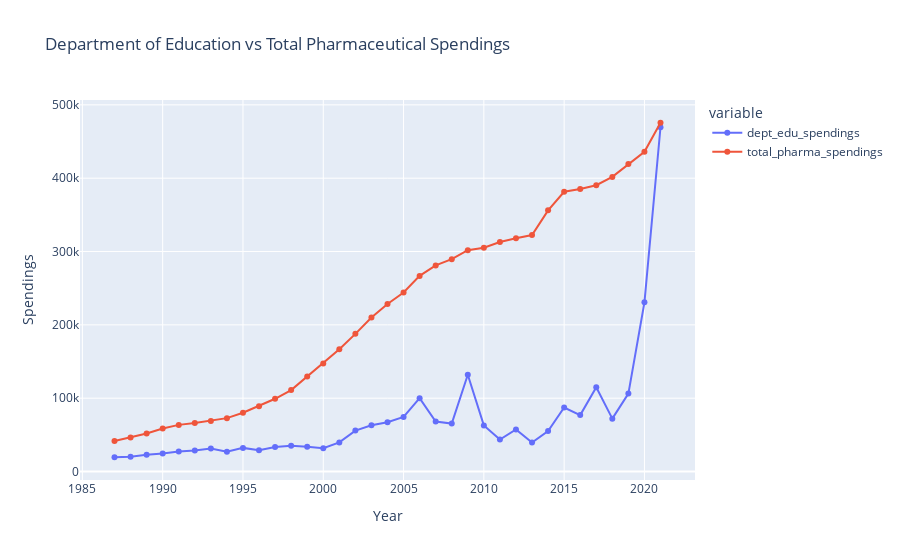

Notebook code cell kept with this figure:
### Markdown cell above
## Part 4: Working with Time Series

Parse dates, resample, and analyze trends.

### Code cell
# Plot Department of Education spendings and total pharmaceutical spendings using plotly
import plotly.express as px
px.line(merged, x='year', y=['dept_edu_spendings', 'total_spend'],
              title='Department of Education vs Total Pharmaceutical Spendings',
              labels={'year': 'Year', 'value': 'Spendings'},
              markers=True)
# fig.update_traces(mode='lines+markers')
# fig.show()

### Figure 1 — Plotly figure (JSON) as saved in the notebook; plotly's stock layout.template omitted (floating-point values rounded to 4 significant figures)
{"data": [{"hovertemplate": "variable=dept_edu_spendings<br>Year=%{x}<br>Spendings=%{y}<extra></extra>", "legendgroup": "dept_edu_spendings", "line": {"color": "#636efa", "dash": "solid"}, "marker": {"symbol": "circle"}, "mode": "lines+markers", "name": "dept_edu_spendings", "orientation": "v", "showlegend": true, "type": "scatter", "x": [1987, 1988, 1989, 1990, 1991, 1992, 1993, 1994, 1995, 1996, 1997, 1998, 1999, 2000, 2001, 2002, 2003, 2004, 2005, 2006, 2007, 2008, 2009, 2010, 2011, 2012, 2013, 2014, 2015, 2016, 2017, 2018, 2019, 2020, 2021], "xaxis": "x", "y": [19480.0, 20100.0, 22820.0, 24550.0, 27360.0, 28680.0, 31320.0, 26880.0, 32240.0, 29100.0, 33520.0, 35300.0, 33640.0, 31820.0, 39730.0, 55840.0, 63000.0, 67160.0, 74480.0, 100000.0, 68260.0, 65400.0, 131900.0, 62910.0, 43630.0, 57460.0, 39500.0, 55200.0, 87260.0, 76980.0, 114800.0, 72110.0, 106300.0, 230800.0, 469500.0], "yaxis": "y"}, {"hovertemplate": "variable=total_pharma_spendings<br>Year=%{x}<br>Spendings=%{y}<extra></extra>", "legendgroup": "total_pharma_spendings", "line": {"color": "#EF553B", "dash": "solid"}, "marker": {"symbol": "circle"}, "mode": "lines+markers", "name": "total_pharma_spendings", "orientation": "v", "showlegend": true, "type": "scatter", "x": [1987, 1988, 1989, 1990, 1991, 1992, 1993, 1994, 1995, 1996, 1997, 1998, 1999, 2000, 2001, 2002, 2003, 2004, 2005, 2006, 2007, 2008, 2009, 2010, 2011, 2012, 2013, 2014, 2015, 2016, 2017, 2018, 2019, 2020, 2021], "xaxis": "x", "y": [41630.0, 46340.0, 51760.0, 58780.0, 63620.0, 66040.0, 68990.0, 72810.0, 80130.0, 89150.0, 99230.0, 111000.0, 129400.0, 147200.0, 166600.0, 187700.0, 210000.0, 228400.0, 244100.0, 266800.0, 281100.0, 289600.0, 301900.0, 305200.0, 312900.0, 318200.0, 322600.0, 356200.0, 381500.0, 385200.0, 390400.0, 401800.0, 419300.0, 436000.0, 475600.0], "yaxis": "y"}], "layout": {"legend": {"title": {"text": "variable"}, "tracegroupgap": 0}, "title": {"text": "Department of Education vs Total Pharmaceutical Spendings"}, "xaxis": {"anchor": "y", "domain": [0, 1], "title": {"text": "Year"}}, "yaxis": {"anchor": "x", "domain": [0, 1], "title": {"text": "Spendings"}}}}
